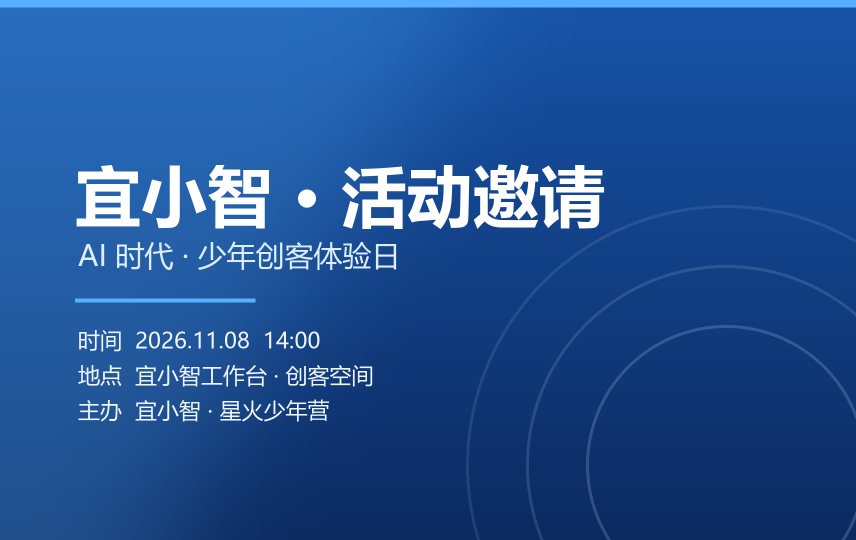
#> input picture cartoon-print-studio/backend/assets/laser/activity_blue.png, 1712 x 1080 px (shown at 1/2 size)
$ python bg_remove.py assets/laser/activity_blue.png
#> lines starting #> are read from the running program, lines starting #| are printed output that depends on the picture; after the words box and inside, x2 and y2 are one past the last pixel; in counts of white or black regions, pixels touching at a corner belong together
"""Smart background removal: detect dominant background color (corner sampling),
then build an alpha mask from distance/similarity to it. Works on textured bg too.
"""
import numpy as np
from PIL import Image
from scipy.ndimage import distance_transform_edt


def _corner_bg_color(arr: np.ndarray, margin: int = 8) -> np.ndarray:
    """Sample 4 corners to estimate background color (RGB)."""
    h, w = arr.shape[:2]
    m = margin
    samples = np.concatenate([
        arr[:m, :m].reshape(-1, 4),
        arr[:m, w - m:].reshape(-1, 4),
        arr[h - m:, :m].reshape(-1, 4),
        arr[h - m:, w - m:].reshape(-1, 4),
    ])
    return np.median(samples[..., :3], axis=0)


def remove_background_smart(img: Image.Image, tolerance: float = 28.0, feather_px: int = 2) -> Image.Image:
    """img: PIL RGB or RGBA. Returns RGBA with smart-removed bg."""
    arr = np.array(img.convert("RGBA")).copy()
    bg = _corner_bg_color(arr).astype(np.float32)
    rgb = arr[..., :3].astype(np.float32)
    # Per-pixel color distance from bg
    diff = np.sqrt(((rgb - bg) ** 2).sum(axis=-1))
    # Make mask: where diff > tolerance => subject
    mask = diff > tolerance
    alpha = (mask.astype(np.float32) * 255).astype(np.uint8)
    # Feather alpha edges with a small distance transform
    try:
        if feather_px > 0:
            inv = ~mask
            dist = distance_transform_edt(mask).astype(np.float32)
            soft = np.where(dist < feather_px, (dist / feather_px * 255.0).clip(0, 255), alpha)
            alpha = soft.astype(np.uint8)
    except Exception:
        pass
    arr[..., 3] = alpha
    return Image.fromarray(arr, mode="RGBA")


def remove_white_background(img: Image.Image, threshold: int = 235, feather: int = 3) -> Image.Image:
    arr = np.array(img.convert("RGBA")).copy()
    rgb = arr[..., :3].astype(np.int16)
    near_white = np.all(rgb >= threshold, axis=-1)
    alpha = np.where(near_white, 0, 255).astype(np.uint8)
    arr[..., 3] = alpha
    return Image.fromarray(arr, mode="RGBA")


def remove_background(img: Image.Image) -> Image.Image:
    """Main entry: pick white-bg or smart based on image characteristics."""
    arr = np.array(img.convert("RGB"))
    h, w = arr.shape[:2]
    m = 8
    corners = np.concatenate([
        arr[:m, :m].reshape(-1, 3),
        arr[:m, w - m:].reshape(-1, 3),
        arr[h - m:, :m].reshape(-1, 3),
        arr[h - m:, w - m:].reshape(-1, 3),
    ]).astype(np.int16)
    med = np.median(corners, axis=0)
    is_white_bg = np.all(med >= 235)
    if is_white_bg:
        return remove_white_background(img, threshold=235)
    return remove_background_smart(img, tolerance=28.0, feather_px=2)


if __name__ == "__main__":
    import sys, os
    root = os.path.dirname(os.path.dirname(os.path.abspath(__file__)))
    src = sys.argv[1] if len(sys.argv) > 1 else os.path.join(root, "data", "_smoke_sd.png")
    dst = os.path.splitext(src)[0] + "_nobg.png"
    out = remove_background(Image.open(src))
#> in remove_background, arr is the input picture: shape (1080, 1712, 3); mean R, G, B 35.6, 83.2, 149.6
#> in remove_background, `corners = np.concatenate([ arr[:m, :m].reshape(-1, 3), arr[:m, w - m:]..`: corners = 256 rows, first 8: [86, 176, 255], [86, 176, 255], [86, 176, 255], [86, 176, 255], [86, 176, 255], [86, 176, 255], [86, 176, 255], [86, 176, 255]
#> in remove_background, `med = np.median(corners, axis=0)`: med = [59, 127.5, 197.5]
#> in remove_background, `is_white_bg = np.all(med >= 235)`: is_white_bg = False
#> in _corner_bg_color, `samples = np.concatenate([ arr[:m, :m].reshape(-1, 4), arr[:m, w - m:]..`: samples = 256 rows, first 6: [86, 176, 255, 255], [86, 176, 255, 255], [86, 176, 255, 255], [86, 176, 255, 255], [86, 176, 255, 255], [86, 176, 255, 255]
#> in remove_background_smart, `bg = _corner_bg_color(arr).astype(np.float32)`: bg = [59, 127.5, 197.5]
#> in remove_background_smart, `diff = np.sqrt(((rgb - bg) ** 2).sum(axis=-1))`:
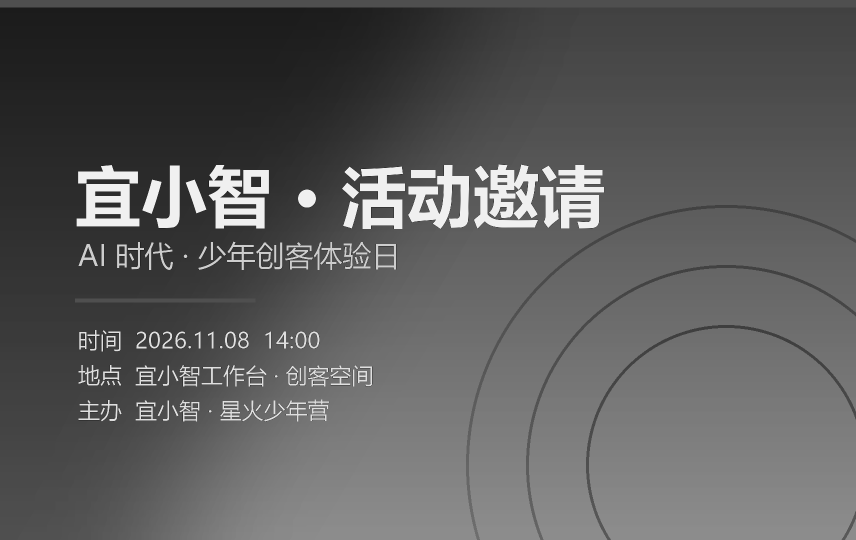
#> diff: shape (1080, 1712) float32 (shown at 1/2 size); min 15.51, max 240.8, mean 92.1
#> in remove_background_smart, `mask = diff > tolerance`:
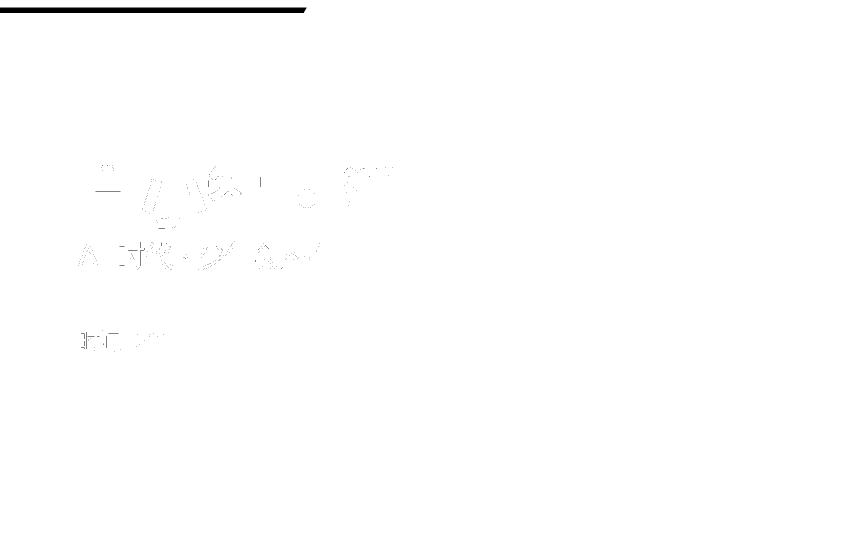
#> mask: shape (1080, 1712) bool (shown at 1/2 size); 99.6% white; 329 black regions (322 under 20 px), largest, box (x1, y1, x2, y2) and area: (0, 15, 613, 26) 6715, (191, 383, 241, 384) 50, (280, 496, 289, 532) 42
#> in remove_background_smart, `inv = ~mask`:
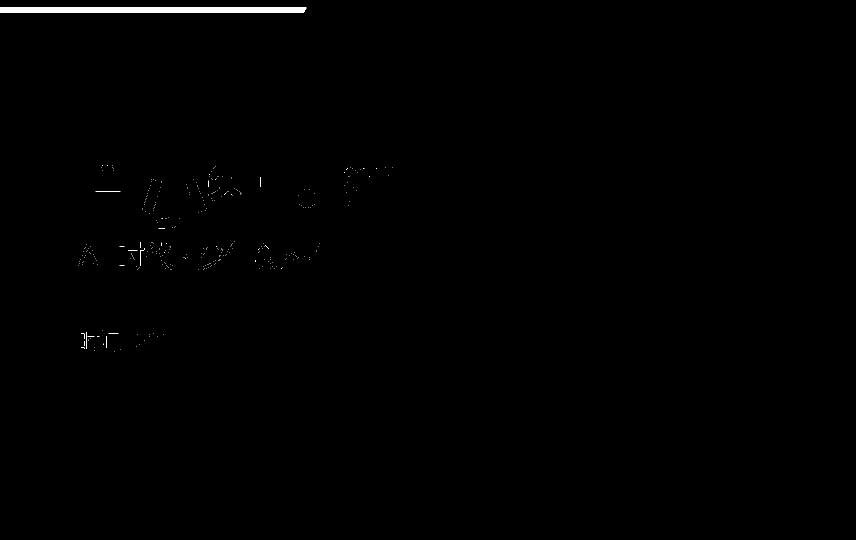
#> inv: shape (1080, 1712) bool (shown at 1/2 size); 0.4% white; 329 white regions (322 under 20 px), largest, box (x1, y1, x2, y2) and area: (0, 15, 613, 26) 6715, (191, 383, 241, 384) 50, (280, 496, 289, 532) 42
#> in remove_background_smart, `dist = distance_transform_edt(mask).astype(np.float32)`:
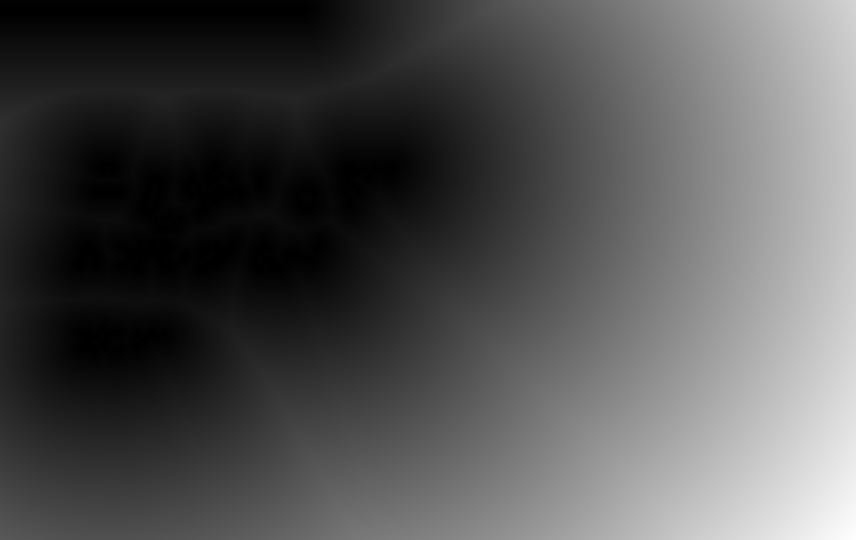
#> dist: shape (1080, 1712) float32 (shown at 1/2 size); min 0, max 1185.6, mean 383.8; drawn with min black and max white
#> in remove_background_smart, `arr[..., 3] = alpha`:
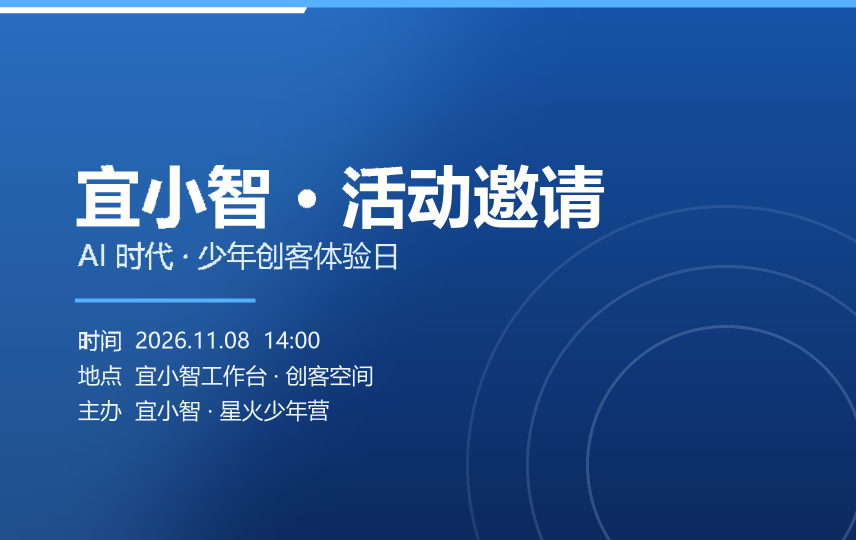
#> arr: shape (1080, 1712, 4) (shown at 1/2 size); mean R, G, B, A 35.6, 83.2, 149.6, 253.7; transparent parts drawn white
    out.save(dst)
    print("saved", dst, out.size)
#| saved assets/laser/activity_blue_nobg.png (1712, 1080)

$ run again, on cartoon-print-studio/backend/assets/laser/activity_yichang.png
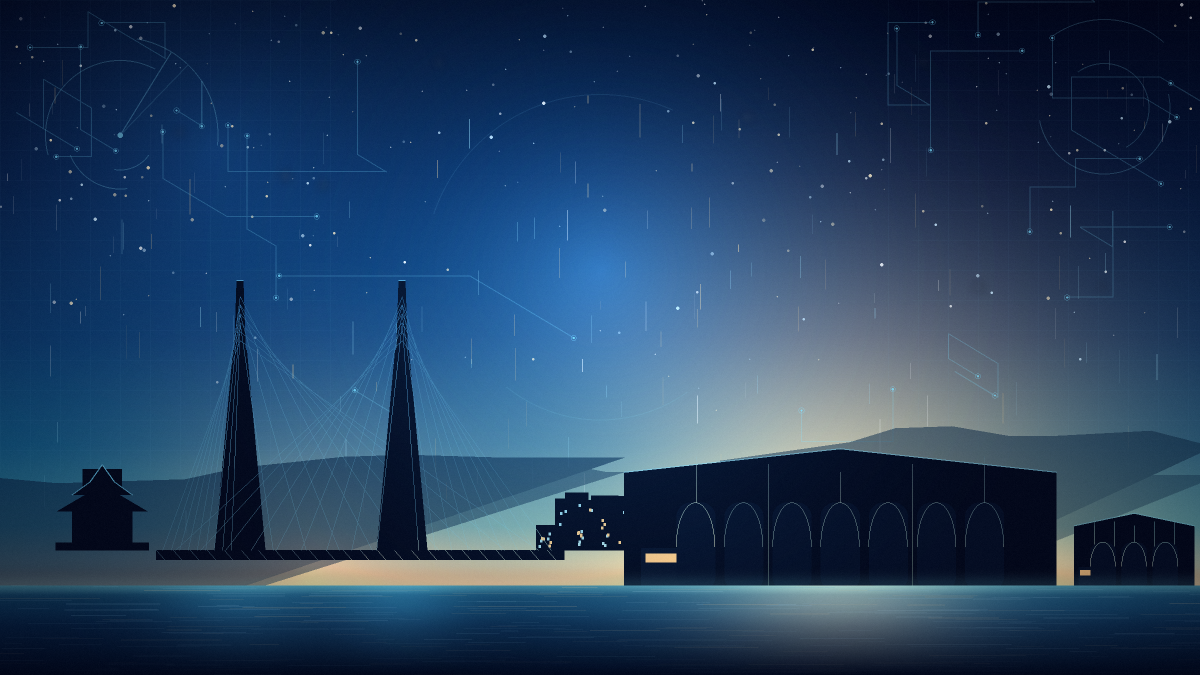
#> input picture cartoon-print-studio/backend/assets/laser/activity_yichang.png, 2400 x 1350 px (shown at 1/2 size)
#> in remove_background, arr is the input picture: shape (1350, 2400, 3); mean R, G, B 35, 62.8, 94.5
#> corners = 256 rows, first 8: [6, 16, 37], [7, 16, 38], [6, 15, 36], [5, 14, 35], [5, 15, 36], [4, 14, 35], [7, 16, 37], [9, 19, 40]
#> med = [2, 8, 26]
#> is_white_bg = False
#> samples = 256 rows, first 6: [6, 16, 37, 255], [7, 16, 38, 255], [6, 15, 36, 255], [5, 14, 35, 255], [5, 15, 36, 255], [4, 14, 35, 255]
#> bg = [2, 8, 26]
#> in remove_background_smart, `mask = diff > tolerance`:
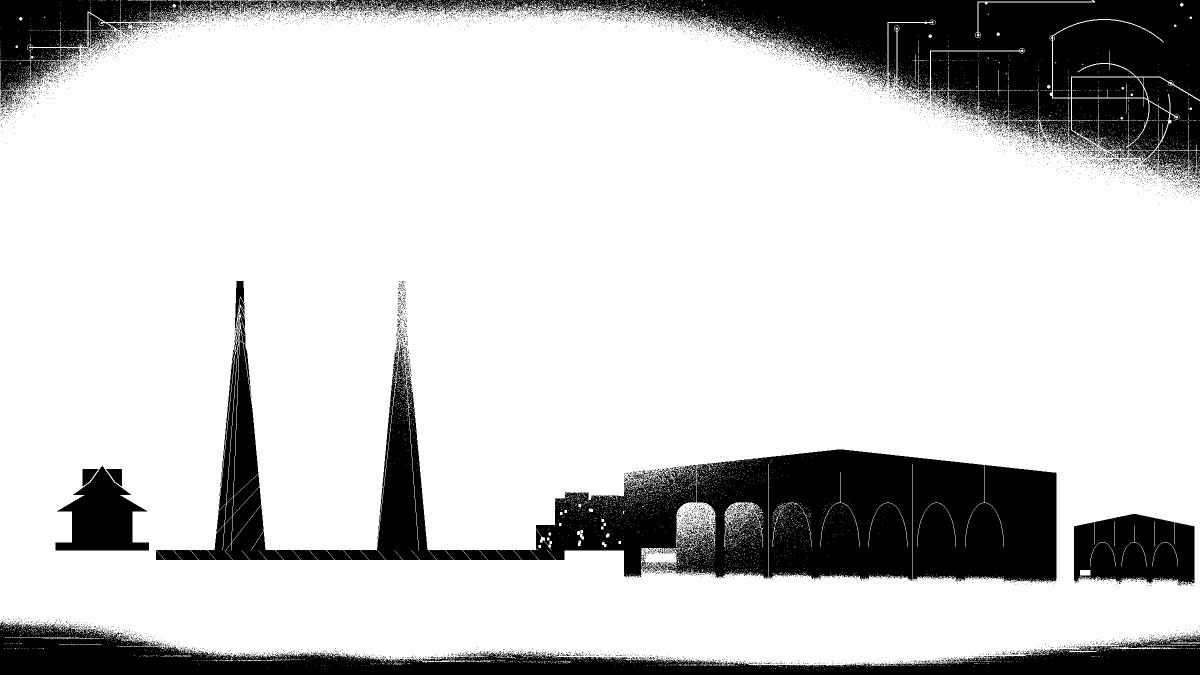
#> mask: shape (1350, 2400) bool (shown at 1/2 size); 79.4% white; 5691 black regions (5615 under 20 px), largest, box (x1, y1, x2, y2) and area: (312, 562, 2113, 1166) 264397, (661, 0, 2400, 240) 162878, (0, 1242, 2400, 1350) 100405
#> in remove_background_smart, `arr[..., 3] = alpha`:
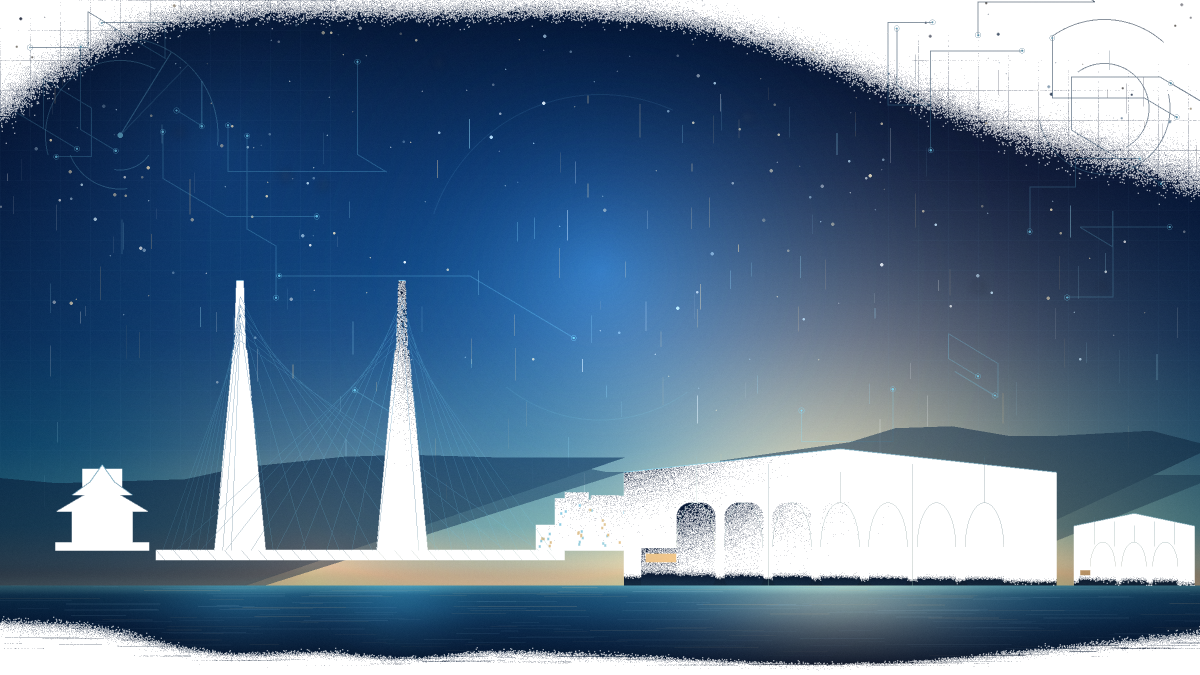
#> arr: shape (1350, 2400, 4) (shown at 1/2 size); mean R, G, B, A 35, 62.8, 94.5, 198.1; transparent parts drawn white
#| saved assets/laser/activity_yichang_nobg.png (2400, 1350)
